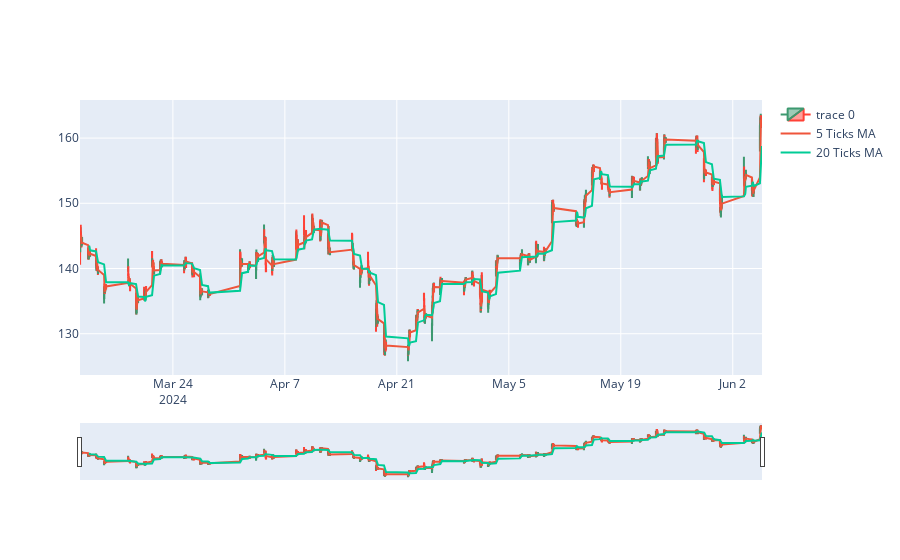

Source (notebook cell):
### Code cell
# plot eith candle stick

fig = go.Figure(data=[go.Candlestick(x=tsm_data.index,
                open=tsm_data['Open'],
                high=tsm_data['High'],
                low=tsm_data['Low'],
                close=tsm_data['Close'])])

# plot moving average of 20 ticks and 80 ticks

fig.add_trace(go.Scatter(x=tsm_data.index, y=tsm_data['Close'].rolling(window=5).mean(), name='5 Ticks MA'))
fig.add_trace(go.Scatter(x=tsm_data.index, y=tsm_data['Close'].rolling(window=20).mean(), name='20 Ticks MA'))

fig.show()

### Figure 1 — Plotly figure (JSON) as saved in the notebook; plotly's stock layout.template omitted (floating-point values rounded to 4 significant figures; data arrays with more than 128 entries replaced by an {"elided": "..."} marker saying what was removed)
{"data": [{"close": {"elided": "780 float values"}, "high": {"elided": "780 float values"}, "low": {"elided": "780 float values"}, "open": {"elided": "780 float values"}, "type": "candlestick", "x": {"elided": "780 str values"}}, {"name": "5 Ticks MA", "type": "scatter", "x": {"elided": "780 str values"}, "y": {"elided": "780 float values"}}, {"name": "20 Ticks MA", "type": "scatter", "x": {"elided": "780 str values"}, "y": {"elided": "780 float values"}}], "layout": {}}
